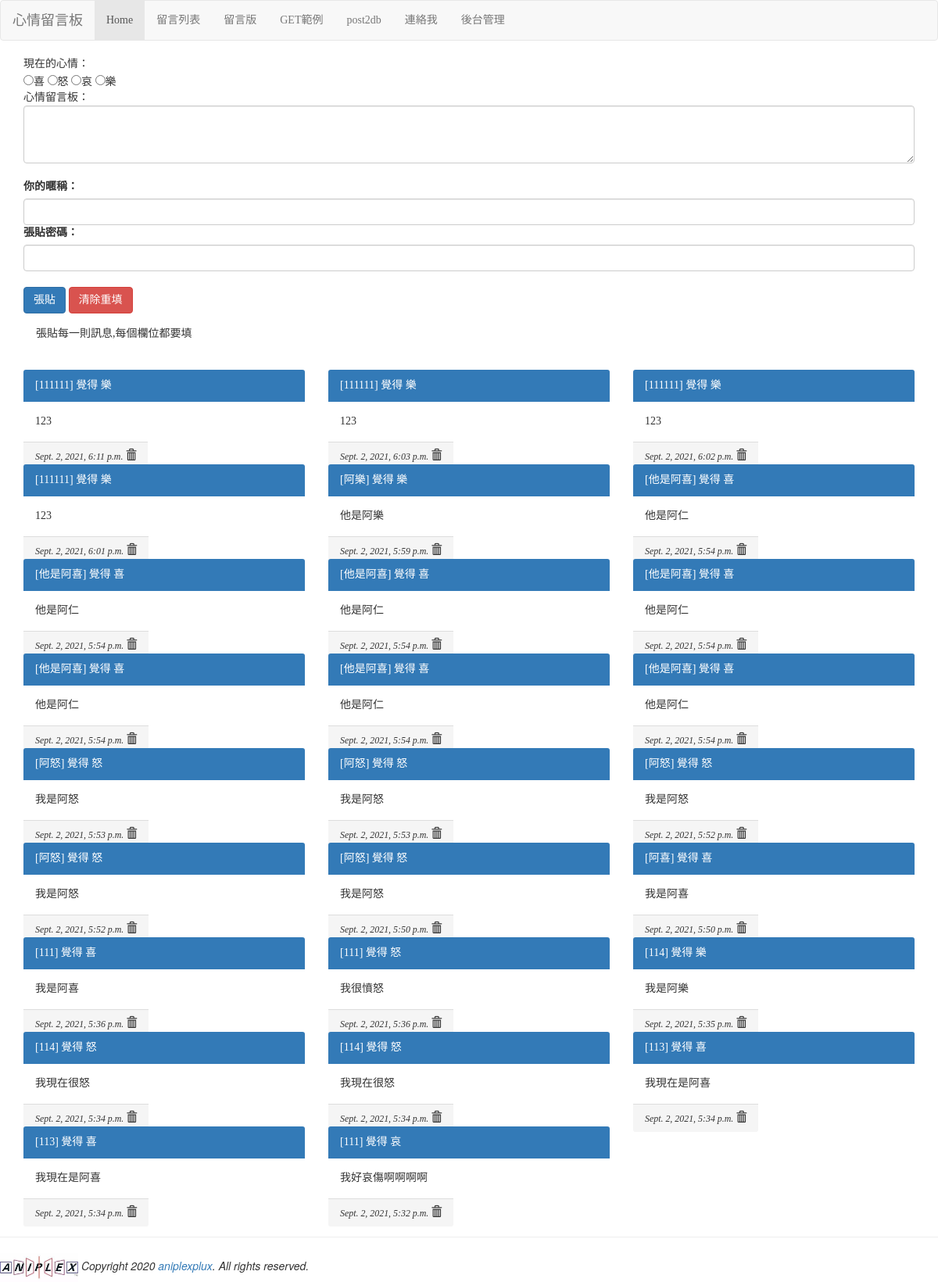
/, run on an earlier commit of the app's database.
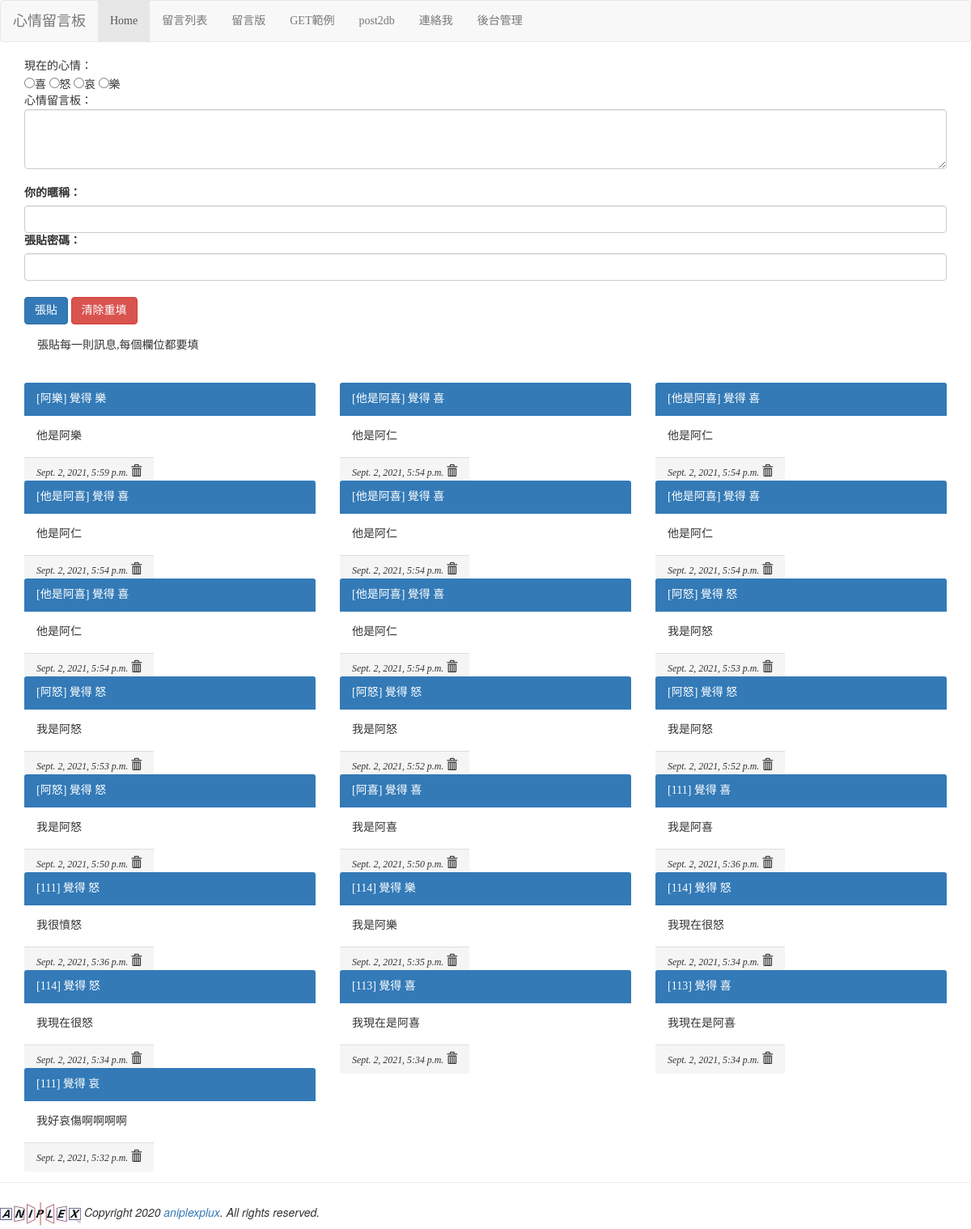
And on a later commit of the database.
### mysite/models.py (models this page shows, shortened)
class Mood(models.Model):
    status = models.CharField(max_length=50, null=False)
    def __str__(self):
        return self.status

class Post(models.Model):
    mood = models.ForeignKey('Mood', on_delete=models.CASCADE)
    nickname = models.CharField(max_length=50, default='不告訴你我是誰')
    message = models.TextField(null=False)
    del_pass = models.CharField(max_length=50)
    pub_time = models.DateTimeField(auto_now=True)
    enabled = models.BooleanField(default=True)

### mysite/views.py (the view, shortened to what this page needs)
# urls.py: path('', views.index),
def index(request, pid=None, del_pass=None):
    posts = models.Post.objects.filter(enabled=False).order_by('-pub_time')[:30]
    moods = models.Mood.objects.all()
    try:
        user_id = request.GET['user_id']
        user_pass = request.GET['user_pass']
        user_post = request.GET['user_post']
        user_mood = request.GET['mood']
    except:
        user_id = None
        message = '張貼每一則訊息,每個欄位都要填'
    if user_id is not None:
        mood = models.Mood.objects.get(status=user_mood)
        post = models.Post.objects.create(mood=mood, nickname=user_id, del_pass=user_pass, message=user_post)
        post.save()
        message = '儲存成功!記得編輯你的密碼[{}],之後才會顯示'.format(user_pass)
        posts = models.Post.objects.filter(enabled=True).order_by('-pub_time')[:150]
    return render(request, 'index.html', locals())

### mysite/templates/index.html (shortened to what this page needs)
{% extends "base.html" %}
{% block content %}
    <div class="container">
        <form name='my form' action='/' method='GET'>
            現在的心情：<br/>
            {% for m in moods %}
                <input type='radio' name='mood' value='{{ m.status }}'>{{ m.status }}
            {% endfor %}<br/>
            心情留言板：<br/>
            <textarea name='user_post' class="form-control" rows=3 cols=70></textarea><br/>
            <label for='user_id'>你的暱稱：</label>
            <input id='user_id' type='text' class="form-control" name='user_id'>
            <label for='user_pass'>張貼密碼：</label>
            <input id='user_pass' type='password' class="form-control" name='user_pass'><br/>
            <input type='submit' class="btn btn-primary" value='張貼'>
            <input type='reset' class="btn btn-danger" value='清除重填'>
            {% if message %}
                <div class="alert alert=warning">
                    {{ message }}
                </div>
            {% endif %}
            <div class="row">
                {% for p in posts %}
                    <div class="col-sm-12 col-md-4">
                        <div class="panel-primary">
                            <div class="panel-heading">
                                [{{ p.nickname }}] 覺得 {{ p.mood }}
                            </div>
                            <div class="panel-body">
                                {{ p.message | linebreaks }}
                            </div>
                            <span class="panel-footer" align="right">
                                <i>
                                    <small>
                                        {{ p.pub_time }}
                                    </small>
                                    <span class="glyphicon glyphicon-trash" onclick="go_delete({{ p.id }})" ></span>
                                </i>
                            </span>
                        </div>
                    </div>
                {% endfor %}
            </div>
        </form>
    </div>
{% endblock %}

### mysite/templates/base.html (shortened to what this page needs)
<!DOCTYPE html>
<html>
    <head> <meta charset='utf-8'>
        <link rel="stylesheet" href="https://maxcdn.bootstrapcdn.com/bootstrap/3.3.6/css/bootstrap.min.css">
        <link rel="stylesheet" href="https://maxcdn.bootstrapcdn.com/bootstrap/3.3.6/css/bootstraptheme.min.css">
    </head>
    <body>
        {% include "header.html" %}
        {% block content %}{% endblock %}
        {% include "footer.html" %}
    </body>
</html>

### mysite/templates/header.html
<nav class='navbar navbar-default'>
    <div class='container-fluid'>
        <div class='navbar-header'>
            <div class='navbar-brand' align=center>
                心情留言板
            </div>
        </div>
        <ul class='nav navbar-nav'>
            <li class='active'><a href='/'>Home</a></li>
            <li><a href='/list/'>留言列表</a></li>
            <li><a href='/post/'>留言版</a></li>
            <li><a href='/get_example'>GET範例</a></li>
            <li><a href='/post2db'>post2db</a></li>
            <li><a href='/contact/'>連絡我</a></li>
            <li><a href='/admin'>後台管理</a></li>
        </ul>
    </div>
</nav>

### mysite/templates/footer.html
<hr>
    {% load static %}
    <img src="{% static "images/logo.png" %}" width=100>
    <em>Copyright 2020 <a href='https://www.aniplexplus.com/'>aniplexplux</a>. All rights reserved.</em>

### mysite/templates/base.html (style rules this page uses)
h1, h2, h3, h4, h5, p, div { font-family: 微軟正黑體; }

What changed in the data, as far as the page shows it:
removed Post: nickname "111111", mood "樂", message "123", pub_time "Sept. 2, 2021, 6:11 p.m."
removed Post: nickname "111111", mood "樂", message "123", pub_time "Sept. 2, 2021, 6:03 p.m."
removed Post: nickname "111111", mood "樂", message "123", pub_time "Sept. 2, 2021, 6:02 p.m."
removed Post: nickname "111111", mood "樂", message "123", pub_time "Sept. 2, 2021, 6:01 p.m."
